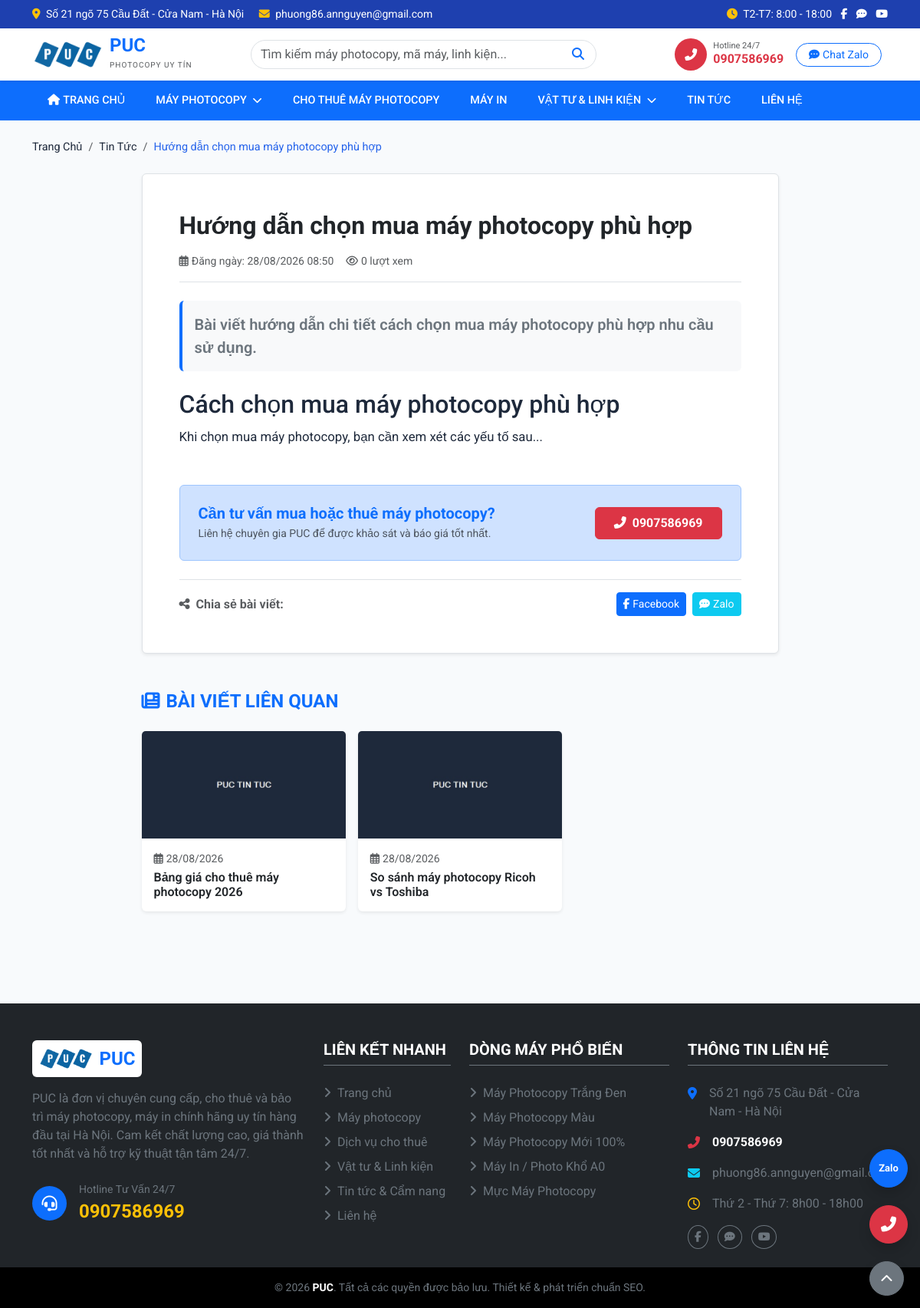
/tin/huong-dan-chon-mua-may-photocopy, run on the app's committed database.
### tables this page shows
CREATE TABLE IF NOT EXISTS `news` (
    `id` INT AUTO_INCREMENT PRIMARY KEY,
    `title` VARCHAR(300) NOT NULL,
    `slug` VARCHAR(300) NOT NULL UNIQUE,
    `excerpt` TEXT,
    `content` LONGTEXT,
    `image` VARCHAR(255),
    `category` ENUM('service','guide','driver','news') DEFAULT 'news',
    `view_count` INT DEFAULT 0,
    `is_active` TINYINT(1) DEFAULT 1,
    `meta_title` VARCHAR(200),
    `meta_description` TEXT,
    `created_at` TIMESTAMP DEFAULT CURRENT_TIMESTAMP,
    `updated_at` TIMESTAMP DEFAULT CURRENT_TIMESTAMP ON UPDATE CURRENT_TIMESTAMP,
    INDEX `idx_slug` (`slug`),
    INDEX `idx_category` (`category`)
);

### includes/functions.php (called while the page is built, shortened)
<?php
function get_image_url($image_path, $default = 'assets/images/no-image.jpg') {
    if (empty($image_path)) {
        return SITE_URL . '/' . ltrim($default, '/');
    }
    return SITE_URL . '/assets/uploads/' . ltrim($image_path, '/');
}
function truncate_text($text, $length = 120) {
    $text = strip_tags($text);
    return $text;
}
function get_news_by_slug($slug) {
    global $pdo;
    try {
        $stmt = $pdo->prepare("SELECT * FROM news WHERE slug = ? AND is_active = 1");
        $stmt->execute([$slug]);
        return $stmt->fetch(PDO::FETCH_ASSOC);
    } catch (Exception $e) {
        return null;
    }
}

### pages/news-detail.php (the view, shortened to what this page needs)
<?php
require_once __DIR__ . '/../includes/db.php';
require_once __DIR__ . '/../includes/functions.php';
$slug = $_GET['slug'] ?? '';
$news = get_news_by_slug($slug);
require_once __DIR__ . '/../includes/header.php';
?>
<div class="container py-4">
    <nav aria-label="breadcrumb" class="mb-4">
        <ol class="breadcrumb">
            <li class="breadcrumb-item"><a href="<?= SITE_URL ?>">Trang Chủ</a></li>
            <li class="breadcrumb-item"><a href="<?= SITE_URL ?>/pages/news.php">Tin Tức</a></li>
            <li class="breadcrumb-item active" aria-current="page"><?= htmlspecialchars(truncate_text($news['title'], 40)) ?></li>
        </ol>
    </nav>
    <div class="row justify-content-center">
        <div class="col-lg-9">
            <article class="bg-white p-4 p-md-5 rounded shadow-sm border mb-5">
                <header class="mb-4 pb-3 border-bottom">
                    <h1 class="h2 fw-bold text-dark mb-3"><?= htmlspecialchars($news['title']) ?></h1>
                    <div class="d-flex align-items-center text-muted small gap-3">
                        <span><i class="far fa-calendar-alt me-1"></i>Đăng ngày: <?= date('d/m/Y H:i', strtotime($news['created_at'])) ?></span>
                        <span><i class="far fa-eye me-1"></i><?= number_format($news['view_count']) ?> lượt xem</span>
                    </div>
                </header>
                <?php if (!empty($news['excerpt'])): ?>
                <div class="lead text-secondary fw-semibold mb-4 p-3 bg-light rounded border-start border-4 border-primary">
                    <?= nl2br(htmlspecialchars($news['excerpt'])) ?>
                </div>
                <?php endif; ?>
                <div class="article-content" style="line-height: 1.8; font-size: 1.05rem;">
                    <?= $news['content'] ?>
                </div>
                <div class="bg-primary-subtle p-4 rounded mt-5 border border-primary-subtle d-flex align-items-center justify-content-between flex-wrap gap-3">
                    <div>
                        <h5 class="fw-bold text-primary mb-1">Cần tư vấn mua hoặc thuê máy photocopy?</h5>
                        <p class="mb-0 text-muted small">Liên hệ chuyên gia PUC để được khảo sát và báo giá tốt nhất.</p>
                    </div>
                    <a href="tel:<?= HOTLINE ?>" class="btn btn-danger fw-bold px-4 py-2">
                        <i class="fas fa-phone-alt me-2"></i><?= HOTLINE ?>
                    </a>
                </div>
                <div class="mt-4 pt-3 border-top d-flex align-items-center justify-content-between flex-wrap gap-2">
                    <span class="fw-bold text-muted"><i class="fas fa-share-alt me-2"></i>Chia sẻ bài viết:</span>
                    <div class="d-flex gap-2">
                        <a href="https://www.facebook.com/sharer/sharer.php?u=<?= urlencode($canonical_url) ?>" target="_blank" class="btn btn-primary btn-sm">
                            <i class="fab fa-facebook-f me-1"></i>Facebook
                        </a>
                        <a href="https://zalo.me/share?v=3&app=1&url=<?= urlencode($canonical_url) ?>" target="_blank" class="btn btn-info btn-sm text-white">
                            <i class="fas fa-comment-dots me-1"></i>Zalo
                        </a>
                    </div>
                </div>
            </article>
            <?php
            $stmt = $pdo->prepare("SELECT * FROM news WHERE id != ? AND is_active = 1 ORDER BY created_at DESC LIMIT 3");
            $stmt->execute([$news['id']]);
            $related = $stmt->fetchAll();
            if (!empty($related)):
            ?>
            <div class="related-news mb-5">
                <h4 class="fw-bold mb-4 text-primary"><i class="fas fa-newspaper me-2"></i>BÀI VIẾT LIÊN QUAN</h4>
                <div class="row row-cols-1 row-cols-md-3 g-3">
                    <?php foreach ($related as $rel): ?>
                    <div class="col">
                        <div class="card h-100 border-0 shadow-sm">
                            <a href="<?= SITE_URL ?>/pages/news-detail.php?slug=<?= $rel['slug'] ?>">
                                <img src="<?= get_image_url($rel['image'], 'assets/images/news-default.jpg') ?>" class="card-img-top" alt="<?= htmlspecialchars($rel['title']) ?>" style="height: 140px; object-fit: cover;">
                            </a>
                            <div class="card-body p-3">
                                <small class="text-muted d-block mb-1"><i class="far fa-calendar-alt me-1"></i><?= date('d/m/Y', strtotime($rel['created_at'])) ?></small>
                                <h6 class="card-title mb-0">
                                    <a href="<?= SITE_URL ?>/pages/news-detail.php?slug=<?= $rel['slug'] ?>" class="text-decoration-none text-dark fw-semibold">
                                        <?= htmlspecialchars(truncate_text($rel['title'], 60)) ?>
                                    </a>
                                </h6>
                            </div>
                        </div>
                    </div>
                    <?php endforeach; ?>
                </div>
            </div>
            <?php endif; ?>
        </div>
    </div>
</div>
<?php require_once __DIR__ . '/../includes/footer.php'; ?>

### assets/css/style.css (style rules this page uses)
:root { --primary-color: #2563eb; --primary-dark: #1e40af; --primary-light: #eff6ff; --secondary-color: #1e40af; --accent-color: #dc2626; --success-color: #16a34a; --warning-color: #f59e0b; --text-main: #1e293b; --text-muted: #64748b; --bg-main: #f8fafc; --bg-white: #ffffff; --border-color: #e2e8f0; --shadow-sm: 0 1px 2px 0 rgb(0 0 0 / 0.05); --shadow-md: 0 4px 6px -1px rgb(0 0 0 / 0.1), 0 2px 4px -2px rgb(0 0 0 / 0.1); --shadow-lg: 0 10px 15px -3px rgb(0 0 0 / 0.1), 0 4px 6px -4px rgb(0 0 0 / 0.1); --transition: all 0.3s ease; --border-radius: 8px; --border-radius-lg: 12px; }
* { margin: 0; padding: 0; box-sizing: border-box; }
body { font-family: 'Roboto', sans-serif; color: var(--text-main); background-color: var(--bg-main); line-height: 1.5; -webkit-font-smoothing: antialiased; }
.breadcrumb { margin: 0; font-size: 0.9rem; }
.breadcrumb-item a { color: var(--text-main); }
.breadcrumb-item.active { color: var(--primary-color); }

### data on the page
news: title "Hướng dẫn chọn mua máy photocopy phù hợp", created_at "28/08/2026 08:50", view_count "0", excerpt "Bài viết hướng dẫn chi tiết cách chọn mua máy photocopy phù hợp nhu cầu sử dụng.", content "Cách chọn mua máy photocopy phù hợp Khi chọn mua máy photocopy, bạn cần xem xét các yếu tố sau..."
news: created_at "28/08/2026", title "Bảng giá cho thuê máy photocopy 2026"
news: created_at "28/08/2026", title "So sánh máy photocopy Ricoh vs Toshiba"

### other printed values
ADDRESS "Số 21 ngõ 75 Cầu Đất - Cửa Nam - Hà Nội"
EMAIL "phuong86.annguyen@gmail.com"
HOTLINE "0907586969"
